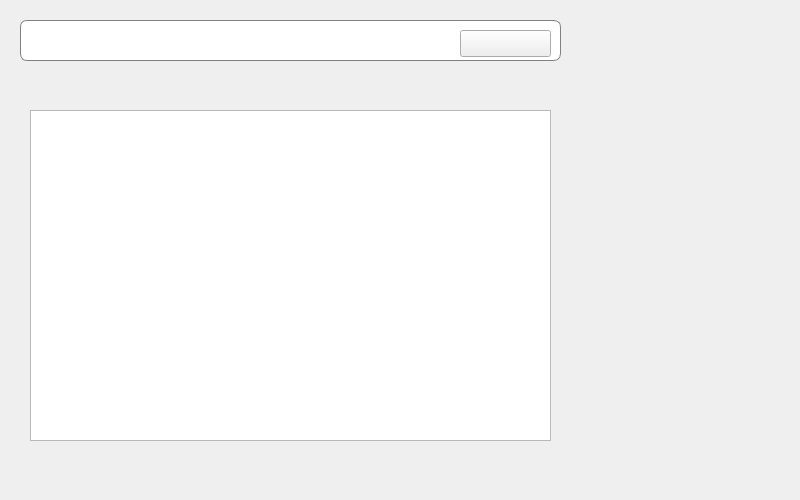
<?xml version="1.0" encoding="UTF-8"?>
<ui version="4.0">
 <class>widget_cosine_similarity</class>
 <widget class="QWidget" name="widget_cosine_similarity">
  <property name="geometry">
   <rect>
    <x>0</x>
    <y>0</y>
    <width>800</width>
    <height>500</height>
   </rect>
  </property>
  <property name="sizePolicy">
   <sizepolicy hsizetype="Preferred" vsizetype="Preferred">
    <horstretch>1</horstretch>
    <verstretch>2</verstretch>
   </sizepolicy>
  </property>
  <property name="windowTitle">
   <string>Search most relevant tweets</string>
  </property>
  <property name="statusTip">
   <string extracomment="search"/>
  </property>
  <property name="whatsThis">
   <string extracomment="search"/>
  </property>
  <widget class="QWidget" name="widget_querry_container" native="true">
   <property name="geometry">
    <rect>
     <x>20</x>
     <y>20</y>
     <width>541</width>
     <height>41</height>
    </rect>
   </property>
   <property name="maximumSize">
    <size>
     <width>16777215</width>
     <height>51</height>
    </size>
   </property>
   <property name="styleSheet">
    <string notr="true">

QWidget#widget_querry_container { 
	
	background-color: rgb(255, 255, 255);
     border: 1px solid gray; 
     border-radius: 7px; 
 } </string>
   </property>
   <widget class="QLineEdit" name="line_edit_querry">
    <property name="geometry">
     <rect>
      <x>20</x>
      <y>10</y>
      <width>401</width>
      <height>21</height>
     </rect>
    </property>
    <property name="font">
     <font>
      <pointsize>9</pointsize>
     </font>
    </property>
    <property name="frame">
     <bool>false</bool>
    </property>
   </widget>
   <widget class="QPushButton" name="button_fetch_tweets">
    <property name="geometry">
     <rect>
      <x>440</x>
      <y>10</y>
      <width>91</width>
      <height>27</height>
     </rect>
    </property>
    <property name="styleSheet">
     <string notr="true"/>
    </property>
    <property name="text">
     <string/>
    </property>
   </widget>
  </widget>
  <widget class="QTextEdit" name="text_edit_most_relevant_tweets">
   <property name="geometry">
    <rect>
     <x>30</x>
     <y>110</y>
     <width>521</width>
     <height>331</height>
    </rect>
   </property>
  </widget>
 </widget>
 <resources/>
 <connections/>
</ui>
